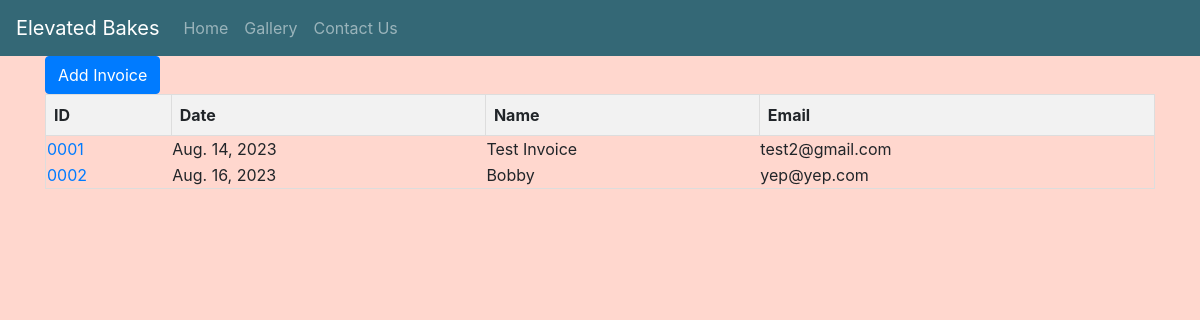
The app's page /invoice/ with its own data.
### main/models.py (models this page shows, shortened)
class Invoice(models.Model):
    DELIVERY_CHOICES = [
        ('Picked up', 'Picked up'),
        ('Regular', 'Regular'),
        ('Extended', 'Extended'),
    ]
    date = models.DateField(auto_now_add=True, blank=True)
    name = models.CharField(max_length=100)
    phone = PhoneNumberField(default='+1')
    email = models.EmailField()
    address1 = models.CharField(max_length=200)
    address2 = models.CharField(max_length=200, null=True, blank=True)
    city = models.CharField(max_length=100)
    state = models.CharField(max_length=2)
    zip = models.CharField(max_length=10)
    due_date = models.DateField(default=datetime.now() + timedelta(days=30))
    paid = models.BooleanField(default=False)
    delivery_address = models.CharField(max_length=200, default=' ', null=True, blank=True)
    delivery_city = models.CharField(max_length=100, default=' ', null=True, blank=True)
    delivery_state = models.CharField(max_length=2, default=' ', null=True, blank=True)
    delivery_zip = models.CharField(max_length=10, default=' ', null=True, blank=True)
    cake_flavor = models.CharField(max_length=100)
    filling_flavor = models.CharField(max_length=100)
    delivery_type = models.CharField(max_length=100, choices=DELIVERY_CHOICES)
    delivery_cost = models.DecimalField(max_digits=10, decimal_places=2, null=True, default=0.00)
    setup_cost = models.DecimalField(max_digits=10, decimal_places=2, null=True, default=0.00)
    cake_topper_cost = models.DecimalField(max_digits=10, decimal_places=2, null=True, default=0.00)
    cake_cost = models.DecimalField(max_digits=10, decimal_places=2)
    filling_cost = models.DecimalField(max_digits=10, decimal_places=2, null=True, default=0.00)
    other_description = models.TextField(null=True, blank=True)
    other_cost = models.DecimalField(max_digits=10, decimal_places=2, null=True, default=0.00)
    tax = models.DecimalField(max_digits=4, decimal_places=2)  # This needs to be stored as a percent

### main/views.py (the view)
# urls.py: path('invoice/', views.invoice, name='invoice'),
def invoice(request):
    invoice_list = Invoice.objects.all()
    return render(request, 'main/invoice_list.html', {'invoice_list': invoice_list})

### main/templates/main/invoice_list.html (shortened to what this page needs)
{% extends 'main/base.html' %}
{% block body %}
<div class="container">
    <a href="{% url 'invoice_form' %}" class="btn btn-primary">Add Invoice</a>
    <table class="invoice-table">
        <thead>
            <tr>
                <th>ID</th>
                <th>Date</th>
                <th>Name</th>
                <th>Email</th>
            </tr>
        </thead>
        <tbody>
            {% for invoice in invoice_list %}
                <tr>
                    <td><a href="{% url 'invoice_detail' invoice.pk %}">{{ invoice.pk|stringformat:"04d" }}</a></td>
                    <td>{{ invoice.date }}</td>
                    <td>{{ invoice.name }}</td>
                    <td>{{ invoice.email }}</td>
                </tr>
            {% endfor %}
        </tbody>
    </table>
</div>
{% endblock %}

### main/static/css/style.css (style rules this page uses)
body { background-color: #FFD7CE; }
.invoice-table { width: 100%; border-collapse: collapse; border: 1px solid #ddd; }
.invoice-table th, invoice-table td { padding: 8px; border: 1px solid #ddd; text-align: left; }
.invoice-table th { background-color: #f2f2f2; }

### records on screen
Invoice: pk "0001", date "Aug. 14, 2023", name "Test Invoice", email "test2@gmail.com"
Invoice: pk "0002", date "Aug. 16, 2023", name "Bobby", email "yep@yep.com"
